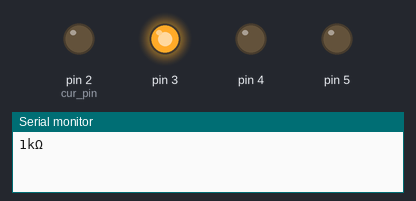
A sketch run on a simulated Arduino Uno, built with avr-gcc and run on an emulated ATmega328P. On the bench: output pins drawn as LEDs (lit = HIGH), the last lines printed to the serial monitor.

Above: at 1.0 s.
At 3.0 s:
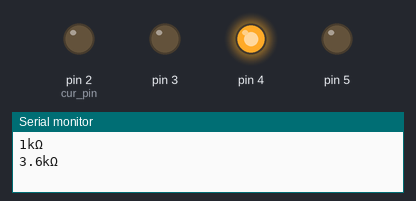
At 5.0 s:
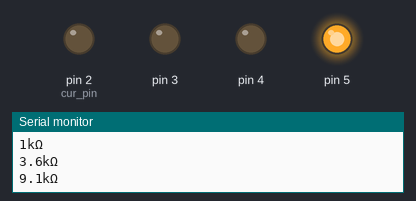
At 7.0 s:
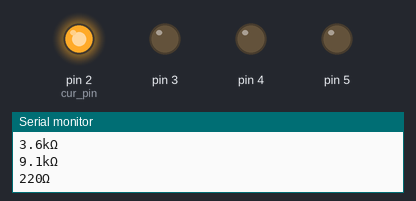
Timing chart, 0 to 10.4 s (numbered marks = the images above):
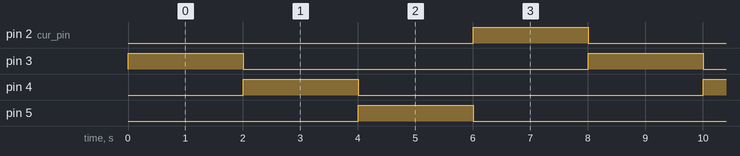

The sketch:

measurement.ino
```cpp
const uint32_t SW_PERIOD_US = 2e3;  // 2s
int cur_pin = 2;

void setup() {
  pinMode(2, OUTPUT);
  pinMode(3, OUTPUT);
  pinMode(4, OUTPUT);
  pinMode(5, OUTPUT);
  Serial.begin(9600);
}

void loop() {
    digitalWrite(cur_pin, LOW);

    cur_pin++;
    if (cur_pin > 5) {
      cur_pin = 2;
    }
    switch (cur_pin) {
      case 2:
        Serial.print("220Ω");
        Serial.print("\n");
        break;
      case 3:
        Serial.print("1kΩ");
        Serial.print("\n");
        break;
      case 4:
        Serial.print("3.6kΩ");
        Serial.print("\n");
        break;
      case 5:
        Serial.print("9.1kΩ");
        Serial.print("\n");
        break;
      default:
        break;
    }
    digitalWrite(cur_pin, HIGH);
    delay(SW_PERIOD_US);
}
```

Measured:
- by itself, pin 2 (cur_pin), pin 3–5: alternates HIGH for 2.0 s and LOW for 6.0 s
- by itself, everything shown: repeats every 8.0 s, in 4 steps
